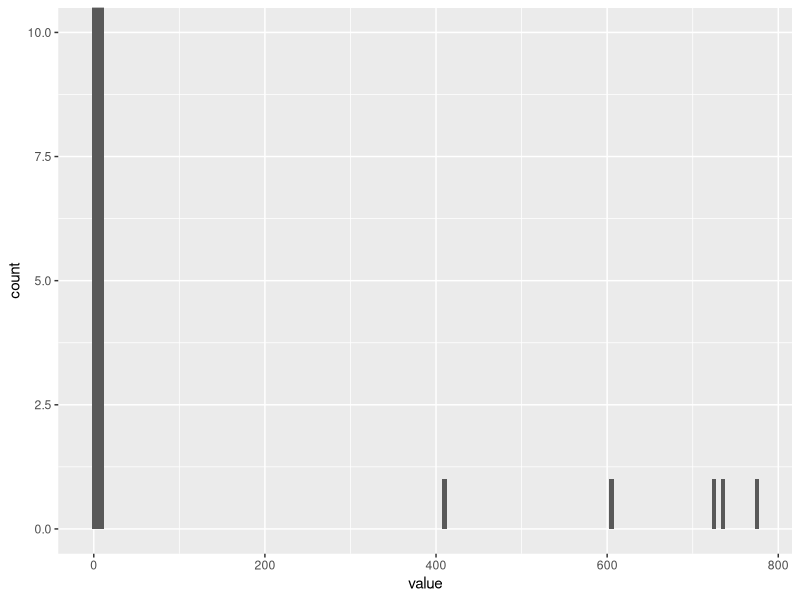

The R source for this figure:
## ---- chunk 1
library(tidyverse)
library(stringr)
library(forcats)
library(readxl)
library(knitr)
library(kableExtra) # striping
knitr::opts_chunk$set(echo = TRUE, comment = "")
## ---- chunk 2
dat <- read_excel("../data/ih-trial_results_20171020.xlsx", sheet = 1)
## ---- chunk 3
dat <- dat %>% 
  fill(sex, age, treatment)
## ---- chunk 4
dat <- dat %>% 
  mutate(subject = str_c("A", str_pad(subject, 3, "left", "0")))
## ---- chunk 5
dat %>%
  group_by(sex) %>%
  tally() %>% 
  kable(format = "html")
## ---- chunk 6
dat <- dat %>%
  mutate(sex = case_when(sex == "female nneutered" ~ "fn",
                         sex == "male entire" ~ "me",
                         sex == "MN" ~ "mn",
                         TRUE ~ sex))
## ---- chunk 7
dat <- dat %>% 
  separate(sex, c("sex", "neuter_status"), 1)
## ---- chunk 8
dat <- dat %>%
  mutate(age = case_when(
                    str_detect(age, "month") ~ parse_number(age) / 12,
                    TRUE ~ parse_number(age)))
## ---- chunk 9
dat <- dat %>%
  gather("week", "value", `week 1`:`week 4`) %>% 
  mutate(week = parse_number(week))
## ---- chunk 10
ggplot(dat, aes(x = value)) +
  geom_histogram(binwidth = 5) +
  coord_cartesian(ylim = c(0, 10))
## ---- chunk 11
dat %>% 
  filter(value > 50) %>% 
  select(subject, week, rep, value) %>% 
  kable(format = "html")
## ---- chunk 12

dat <- dat %>%
  mutate(value = case_when(subject == "A006" &
                             week == 1 &
                             rep == 2 ~         6.04,
                           
                           subject == "A012" &
                             week == 2 &
                             rep == 2 ~         7.76,
                           
                           subject == "A012" &
                             week == 3 &
                             rep == 1 ~         7.23,
                           
                           subject == "A003" &
                             week == 4 &
                             rep == 2 ~         4.08,
                           
                           subject == "A004" &
                             week == 4 &
                             rep == 1 ~         7.37,
                           
                           TRUE ~               value))
  
## ---- chunk 13
write_csv(dat, "../data/ih-trial_results_20171020_tidy.csv")
